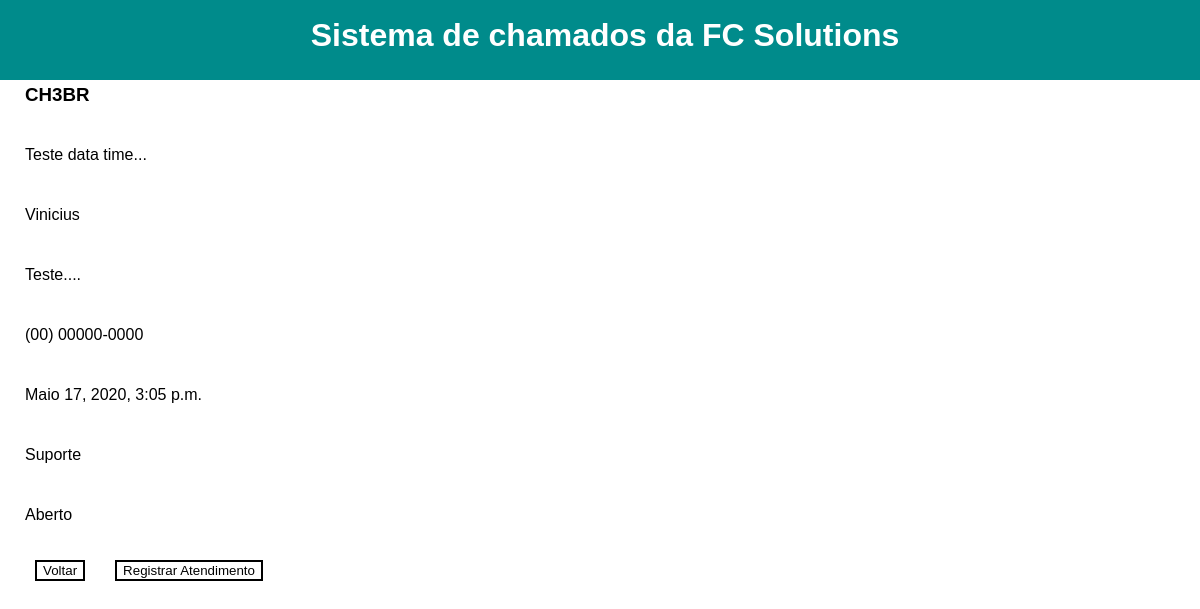
The app's page /detalhes/3 (signed in), older data.
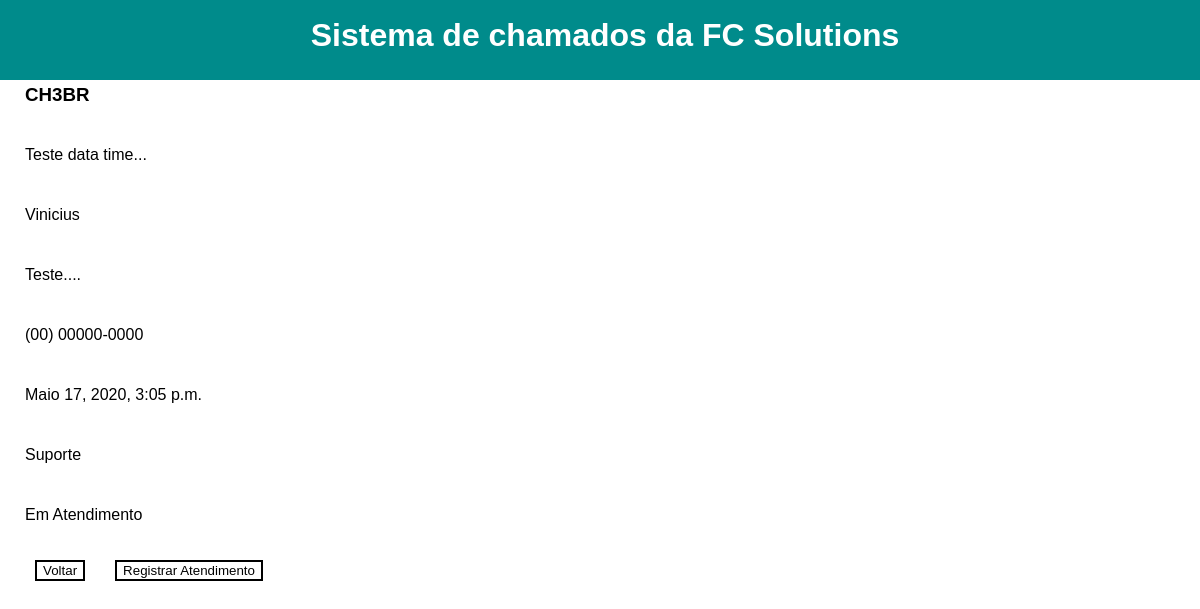
The same page, newer data.
### Solutions/models.py (models this page shows, shortened)
class Chamado(models.Model):
    titulo = models.CharField('Titulo', max_length=128, blank=True, null=True)
    autor = models.ForeignKey(Funcionario, on_delete=models.CASCADE, blank=True, null=True)
    descricao = models.TextField('Descrição', max_length=500, blank=True, null=True)
    telefone = models.CharField('Telefone', max_length=20, blank=True, null=True)
    data_abertura = models.DateTimeField(auto_now_add=True, null=True)
    categoria = models.ForeignKey(Categoria, on_delete=models.CASCADE, blank=True, null=True)
    status = models.ForeignKey(Status, on_delete=models.CASCADE, blank=True, null=True)

class Status(models.Model):
    nome = models.CharField('Status', max_length=128, blank=True, null=True)

class Funcionario(models.Model):
    nome = models.CharField('Nome', max_length=128, blank=True, null=True)
    usuario = models.ForeignKey(User, on_delete=models.CASCADE, null=True)

class Categoria(models.Model):
    nome = models.CharField('Categoria', max_length=128, blank=True, null=True)

### Solutions/views.py (the view)
# urls.py: path('detalhes/<int:id_chamado>', detalhes, name='detalhes'),
def detalhes(request, id_chamado):
    if request.user.is_authenticated:
        chamado = Chamado.objects.get(pk=id_chamado)
        return render(request, 'Solutions/detalhes.html', {'chamado':chamado})
    else:
        return render(request, 'Solutions/erro_autenticacao.html', {})

### Solutions/templates/Solutions/detalhes.html (shortened to what this page needs)
{% load static %}
<!DOCTYPE html>
<html>
<head>
    <link rel="stylesheet" href="{% static 'css/estilo.css' %}">
</head>
<body>
    <div class="menu">
        <h1 class="h1">Sistema de chamados da FC Solutions</h1>
    </div>
    <div class="detalhes">
        <h3>CH{{chamado.id}}BR</h3><br>
        <p>{{chamado.titulo}}</p><br>
        <p>{{chamado.autor.nome}}</p><br>
        <p>{{chamado.descricao}}</p><br>
        <p>{{chamado.telefone}}</p><br>
        <p>{{chamado.data_abertura}}</p><br>
        <p>{{chamado.categoria.nome}}</p><br>
        <p>{{chamado.status.nome}}</p><br>
        <form action="/" style="float: left;"><button class="botton">Voltar</button></form>
        <form action="/atendimento" style="float: left;"><button class="botton">Registrar Atendimento</button></form>
    </div>
</body>
</html>

Row changes from the older to the newer data that the page shows:
changed Chamado "Teste data time...": status.nome "Aberto" → "Em Atendimento"
